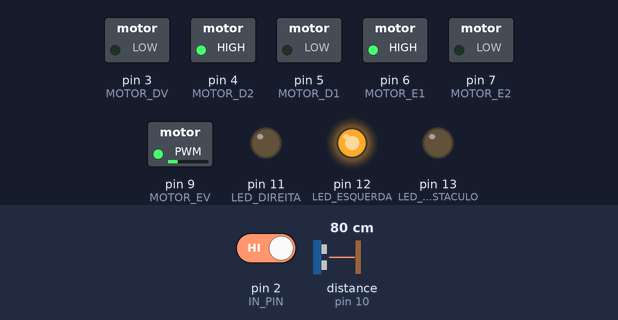
Recording of a sketch running on a simulated Arduino Leonardo, built with avr-gcc and run on an emulated ATmega32U4. On the bench: switched loads named in the sketch (green lamp = pin HIGH), output pins drawn as LEDs (lit = HIGH). Wiring (inferred from the names in the program): ultrasonic range finder: trigger pin 8; echo pin 10. The test bench sets the inputs (shaded band); at power-on: distance to the obstacle (sensor on pin 10) 80 cm, pin 2 (IN_PIN) HIGH. The echo pulse lasts 58.3 µs per cm; pins used as bus, display or sensor lines are not drawn.

Above: at 1.2 s.
1.3 s: distance to the obstacle (sensor on pin 10) set to 13 cm
4.3 s: distance to the obstacle (sensor on pin 10) set to 10 cm
At 6.9 s:
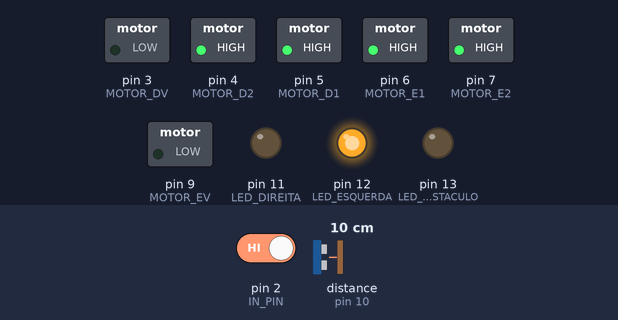
At 8.0 s:
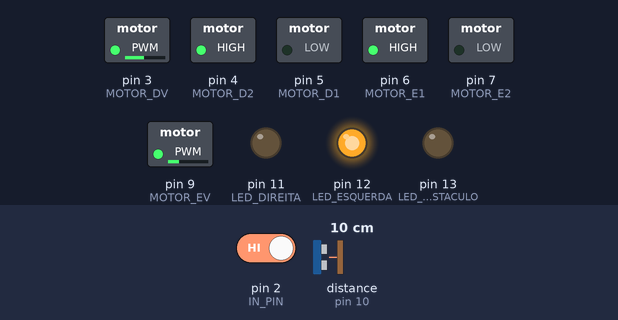
13.3 s: pin 2 (IN_PIN) driven LOW
At 16.8 s:
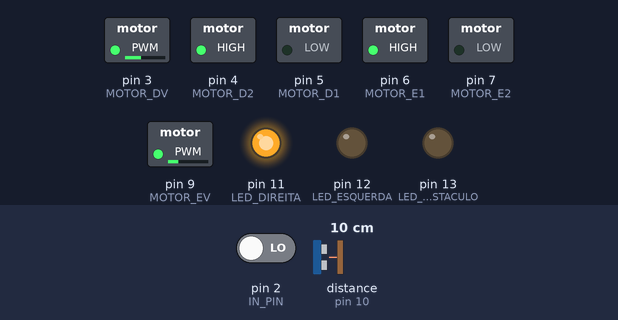
Timing chart, 0 to 18.3 s (numbered marks = the images above; inputs shaded):
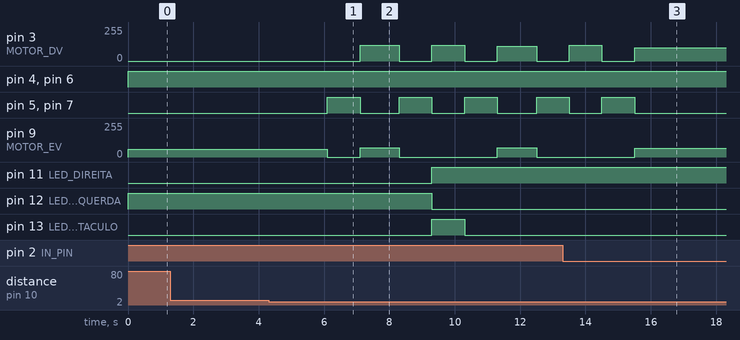

Measured:
- the behaviour switches between 12 and 11 cm on distance to the obstacle (sensor on pin 10) (found by bisection; images 0 and 1)
- after the input at 1.3 s, every drawn part: stays the same
- after the input at 4.3 s, pin 3 (MOTOR_DV): 0/255 → 120/255 after 2.8 s, → 0/255 1.2 s later, → 120/255 1.0 s later, → 0/255 1.0 s later, … (6 changes in this stretch); pin 5 (MOTOR_D1): goes HIGH 1.0 s, LOW 1.2 s, HIGH 1.0 s, LOW 1.0 s, HIGH 1.0 s, LOW 1.2 s, then HIGH, starting after 1.8 s
- after the input at 13.3 s, pin 9 (MOTOR_EV): 0/255 → 65/255 after 2.2 s; pin 11 (LED_DIREITA): stays HIGH (without the input it goes to LOW after 3.4 s); pin 12 (LED_ESQUERDA): stays LOW (without the input it goes to HIGH after 3.4 s)

The sketch:

lineFollower.ino
```cpp
/**********************************************************
* UNIVERSIDADE FEDERAL DE PERNAMBUCO - UFPE
* CENTRO DE INFORMARICA - CIN
* INTRODUCAO A COMPUTACAO - IF668 EC
* CODIGO PARA LINEFOLLOWER
* TRABALHO DE CONCLUSÃO DA DISCIPLINA
* GRUPO 8
* INTEGRANTES:  MATHEUS BATISTA DE ARAÚJO (mba6); CIBELLE SOUSA RODRIGUES (csr2); EROS SANTOS VASCONCELOS (esv); PEDRO JORGE LIMA DA SILVA(pjls2);
* LEONARDO GABRIEL MOREIRA DE OLIVEIRA (lgmo)
*
************************************************* *******/

/* ------------------- SENSOR ULTRASSÔNICO ------------------- */
#include "Ultrasonic.h"
#define ECHO_PIN 10
#define TRIG_PIN 8
int distancia=0;
Ultrasonic ultrasonic(8, 10);
/* ------------------------------------------------------------ */


/* --------------------- PONTE H MOTORES ---------------------- */
#define MOTOR_E1 6
#define MOTOR_E2 7
#define MOTOR_EV 9
#define MOTOR_DV 3
#define MOTOR_D2 4
#define MOTOR_D1 5
#define VELOCIDADE_MIN 40
#define VELOCIDADE_MAX 70
#define VELOCIDADE_MIN_OBST 40
#define VELOCIDADE_MAX_OBST 70
/* ------------------------------------------------------------ */


/* ----------------------- SENSOR OPTICO ---------------------- */
#define IN_PIN 2                // Pino de entrada
#define COR_LINHA LOW          // Define para cor da linha (BRANCO -> HIGH; PRETO -> LOW)
/* ------------------------------------------------------------ */


/* ---------------------------- LEDS -------------------------- */
#define LED_DIREITA 11
#define LED_ESQUERDA 12
#define LED_OBSTACULO 13
/* ------------------------------------------------------------ */

//DECLARAÇÕES DAS VARIÁVEIS

int flagObstaculo = 1;    // Variavel que indica se o obstaculo ja desviado - > é 0 se ja foi

//DECLARAÇÕES DAS FUNÇÕES
int lerDistancia();       // Lê distancia entre carrinho e o obstaculo
void checkObstaculo();    // Usada para checar se existe obstaculo na frente

void para();              // Para os motores
void andaEsquerda();      // Move o carrinho para esquerda ate que encontre a linha
void andaDireita();       // Move o carrinho para direita ate que encontre a linha
void segueLinha();        // Executa rotina de seguir linha
void MOTOE_frente(int vel); // Ativa o motor da Esquerda para a frente e zera a velocidade do motor da Esquerda
void MOTOD_frente(int vel); // Ativa o motor da Direita para a frente e zera a velocidade do motor da Direita
void andaEsquerda();        // função que controla o led e chama o motor da direita para virar pra esquerda
void andaDireita();         // função que controla o led e chama o motor da esquerda para virar pra direita


void desvia();            // Move o carrinho para desviar o obstaculo
/* ------------------------------------------------------------ */


void setup() {
  // Define os pinos como saida do motor
  pinMode(MOTOR_E1, OUTPUT);
  pinMode(MOTOR_E2, OUTPUT);
  pinMode(MOTOR_EV, OUTPUT);
  pinMode(MOTOR_DV, OUTPUT);
  pinMode(MOTOR_D2, OUTPUT);
  pinMode(MOTOR_D1, OUTPUT);

  // Sensor óptico
  pinMode(IN_PIN, INPUT);

  // Sensor Ultrassonico
  pinMode(ECHO_PIN, INPUT);
  pinMode(TRIG_PIN, OUTPUT);

  // Leds
  pinMode(LED_DIREITA, OUTPUT);
  pinMode(LED_ESQUERDA, OUTPUT);
  pinMode(LED_OBSTACULO, OUTPUT);
}

void loop() {
  segueLinha();
}


/* ------------------------------- FUNÇÕES ----------------------------- */

void segueLinha(){
  if(digitalRead(IN_PIN) == COR_LINHA){
    andaEsquerda();
    delay(10);
    checkObstaculo();
  }else{
    andaDireita();
    delay(10);
    checkObstaculo();
  }
}


// Função que ler a distancia do carrinho ao obstaculo
int lerDistancia(){
  digitalWrite(TRIG_PIN, LOW);
  delayMicroseconds(2);
  digitalWrite(TRIG_PIN, HIGH);             // Emite um pulso sonoro (indica o incio da transmissao de dados)
  delayMicroseconds(10);
  digitalWrite(TRIG_PIN, LOW);              // Para a emissão
  distancia = (ultrasonic.Ranging(CM));     // A variavel distancia recebe o valor lido pelo sensor (distancia = (tempo echo em nivel alto*velocidade do som)/2)
  return distancia;                         // Retorna a distancia lida em centímetros
}

void checkObstaculo(){
  if (flagObstaculo) {                        // Verifica se o obstaculo ja foi desviado
    distancia = lerDistancia();               // Chama a função 'lerDistancia' que verifica a distancia entre o carrinho e o obstaculo
  }
  if (distancia <= 10 && flagObstaculo) {     // Verifica se a distancia lida é menor ou igual a 10cm e se o obstaculo ja foi desviado
    digitalWrite(LED_OBSTACULO, HIGH);
    digitalWrite(LED_OBSTACULO, LOW);
    digitalWrite(LED_OBSTACULO, LOW);
    desvia();                                 // Chama a função para desviar o obstaculo
  }
}


////////////////////////////////////////// movimentos seguir linha //////////////////////////////////////////////////

// Função que para a movimentação dos motores
void para() {
  analogWrite(MOTOR_EV, 0);
  analogWrite(MOTOR_DV, 0);
  digitalWrite(MOTOR_E1, HIGH);
  digitalWrite(MOTOR_E2, HIGH);
  digitalWrite(MOTOR_D1, HIGH);
  digitalWrite(MOTOR_D2, HIGH);
}


void MOTOE_frente(int vel){
    analogWrite(MOTOR_DV, 0);
    analogWrite( MOTOR_EV, vel);
    digitalWrite( MOTOR_E1, HIGH);
    digitalWrite( MOTOR_E2, LOW);
    digitalWrite( MOTOR_D1, LOW);
    digitalWrite( MOTOR_D2, HIGH);
}

void MOTOD_frente(int vel){
    analogWrite(MOTOR_EV, 0);
    analogWrite( MOTOR_DV, vel);
    digitalWrite( MOTOR_D1, LOW);
    digitalWrite( MOTOR_D2, HIGH);
    digitalWrite( MOTOR_E1, HIGH);
    digitalWrite( MOTOR_E2, LOW);
}


void andaEsquerda(){
  digitalWrite(LED_DIREITA, HIGH);
  digitalWrite(LED_ESQUERDA, LOW);
  MOTOD_frente(120);
}

void andaDireita(){
  digitalWrite(LED_DIREITA, LOW);
  digitalWrite(LED_ESQUERDA, HIGH);
  MOTOE_frente(60);
}


////////////////////////////////////////////////////////// desviar objeto /////////////////////////////////////////////////////////////


void desvia() {
  unsigned long tempo = millis();     // Variavel que recebe o tempo de execução da função em millisegundos

  // Giro para Direita enquanto o tempo for menor que 1800ms
  while (millis() - tempo < 1800){
    andaDireita();
  } ;


  // Para o carrinho durante 1000ms
  tempo = millis();
  while (millis() - tempo < 1000){
    para();
    digitalWrite(LED_OBSTACULO, LOW);
  };

  // Movimento para frente durente 1200ms
  tempo = millis();
  while (millis() - tempo < 1200){
    analogWrite(MOTOR_DV, 120);
    analogWrite( MOTOR_EV, 70);
    digitalWrite( MOTOR_E1, HIGH);
    digitalWrite( MOTOR_E2, LOW);
    digitalWrite( MOTOR_D1, LOW);
    digitalWrite( MOTOR_D2, HIGH);
  };

  // Para o carrinho durante 150ms
  tempo = millis();
  while (millis() - tempo < 1000){
    para();
    digitalWrite(LED_OBSTACULO, LOW);
  };

  // Giro para Esquerda durante 200ms
  tempo = millis();
  while (millis() - tempo < 1000){
    digitalWrite(LED_OBSTACULO, HIGH);
    andaEsquerda();
  };

  // Para o carrinho durante 150ms
  tempo = millis();
  while (millis() - tempo < 1000){
    para();
    digitalWrite(LED_OBSTACULO, LOW);
  };

  // Movimento para frente durante 700ms
  tempo = millis();
  while (millis() - tempo < 1200){
    analogWrite(MOTOR_DV, 110);
    analogWrite( MOTOR_EV, 70);
    digitalWrite( MOTOR_E1, HIGH);
    digitalWrite( MOTOR_E2, LOW);
    digitalWrite( MOTOR_D1, LOW);
    digitalWrite( MOTOR_D2, HIGH);
  };

  // Para o carrinho durante 150ms
  tempo = millis();
  while (millis() - tempo < 1000){
    para();
    digitalWrite(LED_OBSTACULO, LOW);
  };

  // Giro para Esquerda durante 150ms
  tempo = millis();
  while (millis() - tempo < 1000){
    andaEsquerda();
  };

  // Para o carrinho durante 150ms
  tempo = millis();
  while (millis() - tempo < 1000){
    para();
    digitalWrite(LED_OBSTACULO, LOW);
  } ;

  // Movimenta para frente até o sensor optico encontre o linha preta
  while (digitalRead(IN_PIN) == LOW){
    analogWrite(MOTOR_DV, 100);
    analogWrite( MOTOR_EV, 65);
    digitalWrite( MOTOR_E1, HIGH);
    digitalWrite( MOTOR_E2, LOW);
    digitalWrite( MOTOR_D1, LOW);
    digitalWrite( MOTOR_D2, HIGH);
  };
  delay(200);


  // Para o carrinho durante 150ms
  tempo = millis();   //Reinicia o tempo
  while (millis() - tempo < 1000){
    para();
    digitalWrite(LED_OBSTACULO, LOW);
  };

  // Giro para Direita ate que o sensor optico encontre a linha preta
  while (digitalRead(IN_PIN) == LOW){
    andaDireita();
  } ;

  para();                             // Para o carrinho
  digitalWrite(LED_OBSTACULO, LOW);   //Desliga o led(indicando o fim do desvio)
  delay(50);                          // Espera 50ms
  flagObstaculo = 0;                  // Zera a variavel 'flagObstaculo', indicando que o carrinho já realizou o desvio de obstaculo e não permitindo que o faça novamente, evitando desvios acidentais durante o resto do percuso
}
```

Ultrasonic.cpp
```cpp
/*
  Ultrasonic.cpp - Library for HC-SR04 Ultrasonic Ranging Module.library

  Created by ITead studio. Apr 20, 2010.
  iteadstudio.com
*/

//#include "WProgram.h"
#include "Ultrasonic.h"
#include <Arduino.h>
#include <inttypes.h>

Ultrasonic::Ultrasonic(int TP, int EP)
{
   pinMode(TP,OUTPUT);
   pinMode(EP,INPUT);
   Trig_pin=TP;
   Echo_pin=EP;
}

long Ultrasonic::Timing()
{
  digitalWrite(Trig_pin, LOW);
  delayMicroseconds(2);
  digitalWrite(Trig_pin, HIGH);
  delayMicroseconds(10);
  digitalWrite(Trig_pin, LOW);
  duration = pulseIn(Echo_pin,HIGH);
  return duration;
}

long Ultrasonic::Ranging(int sys)
{
  Timing();
  distacne_cm = duration /29 / 2 ;
  distance_inc = duration / 74 / 2;
  if (sys)
  return distacne_cm;
  else
  return distance_inc;
}
```

Ultrasonic.h
```cpp
/*
  Ultrasonic.h - Library for HR-SC04 Ultrasonic Ranging Module.
  Created by ITead studio. Alex, Apr 20, 2010.
  iteadstudio.com
*/


#ifndef Ultrasonic_h
#define Ultrasonic_h

//#include "WProgram.h"
#include <Arduino.h>
#include <inttypes.h>

#define CM 1
#define INC 0

class Ultrasonic
{
  public:
    Ultrasonic(int TP, int EP);
    long Timing();
    long Ranging(int sys);

    private:
    int Trig_pin;
    int Echo_pin;
    long  duration,distacne_cm,distance_inc;

};

#endif
```
